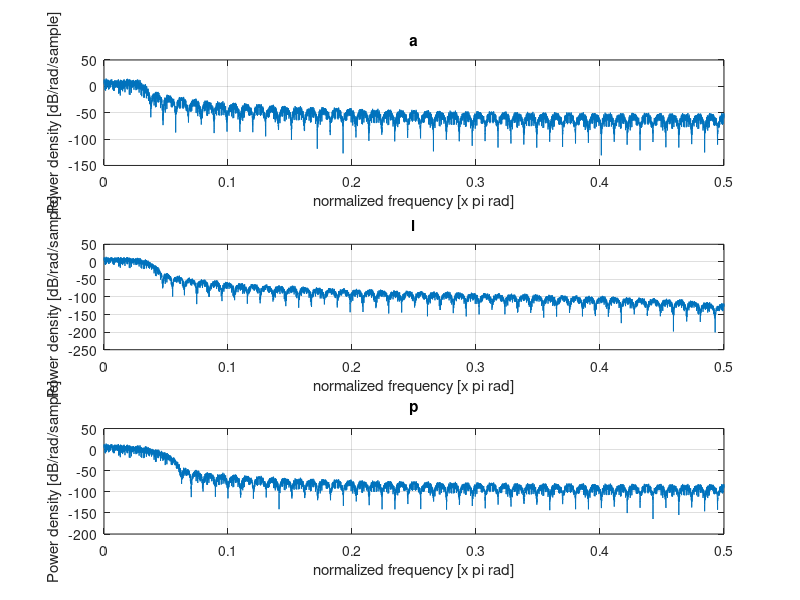

MATLAB code to generate this figure: (Note: this script raises an error after producing the figure.)
clc;
close all;
clear;

M = 1000;
fs = 16;
b = randsrc(1,M,[0, 1]);
t = 2*b -1;
t_ovsample = kron(t, [1 zeros(1,fs-1)]);%upsample
R = [0, 0.5, 1];
alpha = ["alpha = 0", "alpha = 0.5", "alpha = 1"];
N_T = 3;
RATE = fs;
T = 1;
for i=1:3
    RC_fir = rcosfir(R(i),N_T,RATE,T,'normal');
    y = conv(t_ovsample,RC_fir);
    subplot(3,1,i);
    periodogram(y);
    title(alpha(i));
end

T_DELAY = 2;
TOL = 0.03;

for j=1:3
    [NUM, DEN] = rcosiir(R(j), T_DELAY, RATE, T, TOL,'normal');
    y_2 = filter(NUM, DEN, t_ovsample);
    subplot(3,1,j);
    periodogram(y_2);
    title(alpha(j));
    
    
end
%%
M = 1000;
fs = 16;
b = randsrc(1,M,[0, 1]);
t = 2*b -1;
t_ovsample = kron(t, [1 zeros(1,fs-1)]);
R = 1;
N_T = 3;
RATE = fs;
T = 1;
RC_fir = rcosfir(R,N_T,RATE,T,'normal');
plot(RC_fir);
seq = conv(t_ovsample,RC_fir);
t =0:15;
for k=4:length(b)-4
    
     
    plot(t, seq(9+16*k:24+k*16), 'black')
    hold on
   
       
    
end
%%
clc;
T=1; 
RATE=16; 
N_T=6;  
R=[0 0.5 1]; 
LenFrame=100000; 
ebno=0:1:8;
Sampling=[1 zeros(1,RATE-1)]; 
for k=1:length(R)
    Flter=rcosfir(R(k),N_T,RATE,T,'sqrt');
    for j=1:length(ebno) 
            NumE=0;
            NumFramw=0;
            while (NumFramw<1000)&&(NumE<200)   
                 optemuminstance=1+RATE*(N_T)*2; 
                 Signal=randsrc(1,LenFrame,[-1 1]);  
                 SampledSignal=kron(Signal,Sampling);   
                 ConvSignal=conv(Flter,SampledSignal);  
                 SignalNoised=awgn(ConvSignal,ebno(j) + 3); 
                 RecivedSig=conv(Flter,SignalNoised);        
                 receive_signal=RecivedSig(optemuminstance:RATE:length(RecivedSig)-optemuminstance);
                 receive_element=(receive_signal>0)-(receive_signal<0);
                 NumE=NumE+nnz(receive_element-Signal);
                 NumFramw=NumFramw+1;
            end
            ber(k,j)=NumE/(NumFramw*LenFrame);
    end
end

for j=1:length(R)
    semilogy(ebno,ber);
    hold on
end
y=berawgn(ebno ,'Pam',2);
semilogy(ebno,y)
title('BIT Error Rate');
xlabel('EB/N0');
ylabel('Pe');
legend('theoritical','beta=1','beta=0.5','beta=0')
%%
T=1; 
A=1; 
sps=16; 
n_t=6; 
beta=[0 0.5 1]; 
LenFrame=100000; 
ebno=0:1:8;  
delay=2;
Sampling=[1 zeros(1,sps-1)];
for k=1:length(beta)
    Flter=rcosfir(beta(k),n_t,sps,T,'sqrt');
    for j=1:length(ebno) 
            NumE=0;
            NumFramw=0;
            while (NumFramw<1000)&&(NumE<200)   
                 optemuminstance=delay+1+sps*(n_t)*2; 
                 Signal=randsrc(1,LenFrame,[-1 1]);  
                 SampledSignal=kron(Signal,Sampling);   
                 ConvSignal=conv(Flter,SampledSignal);  
                 SignalNoised=awgn(ConvSignal,ebno(j) + 3); 
                 RecivedSig=conv(Flter,SignalNoised);        
                 receive_signal=RecivedSig(optemuminstance:sps:length(RecivedSig)-optemuminstance);
                 receive_element=(receive_signal>0)-(receive_signal<0);
                 NumE=NumE+nnz(receive_element-Signal);
                 NumFramw=NumFramw+1;
            end
            ber(k,j)=NumE/(NumFramw*LenFrame);
    end
end

for j=1:length(beta)
    semilogy(ebno,ber);
    hold on
end
y=berawgn(ebno ,'Pam',2);
semilogy(ebno,y)
title('BIT Error Rate');
xlabel('EB/N0');
ylabel('Pe');
legend('theoritical','beta=1','beta=0.5','beta=0')
